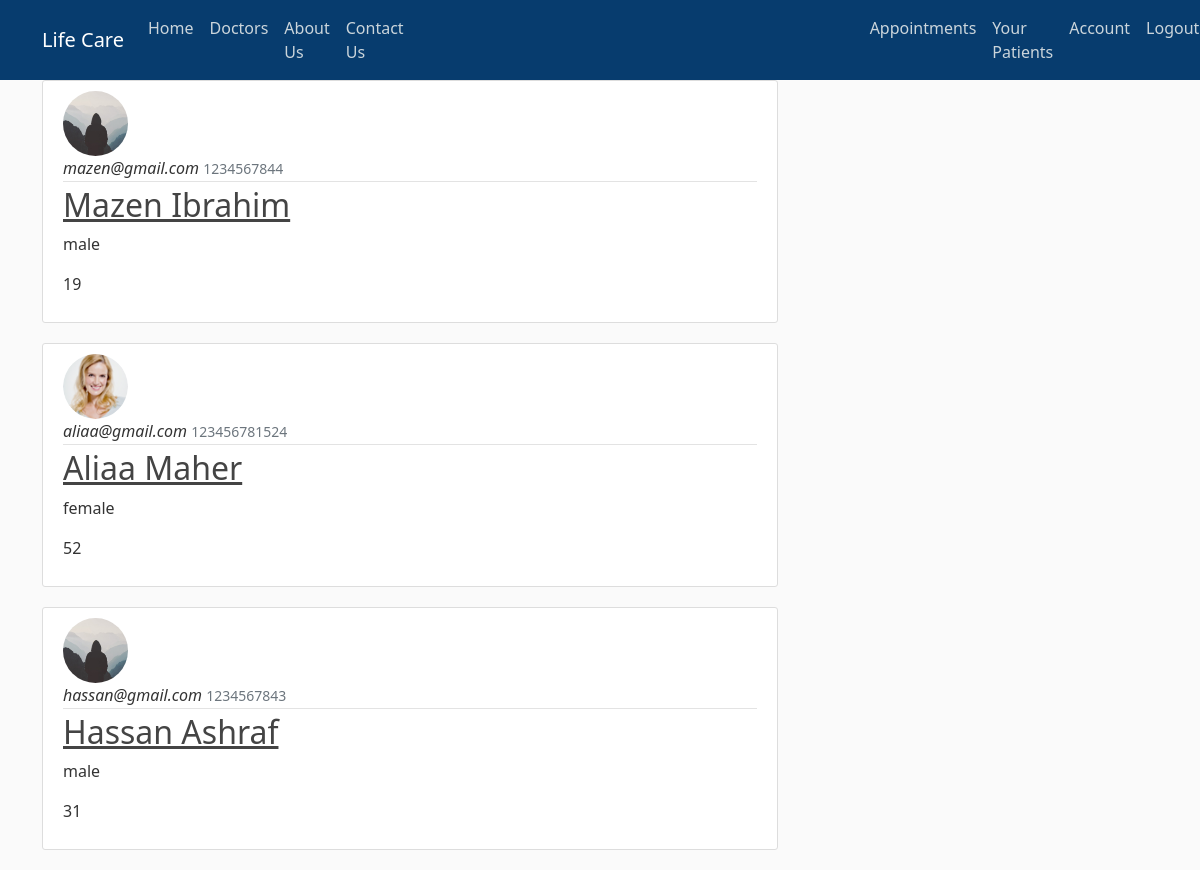
Page /patients (signed in) on the committed database.
### his/models.py (models this page shows, shortened)
class User(db.Model, UserMixin):
    id = db.Column(db.Integer, primary_key=True)
    username = db.Column(db.String(20), unique=True, nullable=False)
    national_id = db.Column(db.Integer, unique=True, nullable=False)
    email = db.Column(db.String(120), unique=True, nullable=False)
    image_file = db.Column(db.String(20), nullable=False, default='default.jpg')
    password = db.Column(db.String(60), nullable=False)
    mobile_number = db.Column(db.String, nullable=False)
    gender = db.Column(db.String(6), nullable=False)
    age = db.Column(db.Integer, nullable=False)
    role = db.Column(db.String(10), nullable=False, default='patient')
    doctor_id = db.Column(db.Integer, db.ForeignKey('user.id'), nullable=True)
    patients = db.relationship('User')
    medical_history = db.Column(db.Text, nullable=True)
    salary = db.Column(db.Text, nullable=True)
    scans = db.relationship('CTScan', backref='patient', lazy=True)

### his/routes.py (the view)
@app.route("/patients")
@login_required
def patients():
    if current_user.role == 'doctor':
        patients = User.query.filter_by(role='patient', doctor_id=current_user.id)
    elif current_user.role == 'admin':
        patients = User.query.filter_by(role='patient')
    return render_template('patients.html', patients=patients)

### his/models.py (called while the page is built)
@login_manager.user_loader
def load_user(user_id):
    return User.query.get(int(user_id))

### his/templates/patients.html
{% extends "layout.html" %}
{% block content %}
    {% for patient in patients %}
        <article class="media content-section">
          <img class="rounded-circle article-img" src="{{ url_for('static', filename='profile_pics/' + patient.image_file) }}">
          <div class="media-body">
            <div class="article-metadata">
              <i class="mr-2">{{ patient.email }}</i>
              <small class="text-muted">{{ patient.mobile_number }}</small></br>
            </div>
            <h2><a class="article-title" href="{{ url_for('patient', patient_id=patient.id) }}">{{ patient.username }}</a></h2>
            <p class="article-content">{{ patient.gender }}</p>
            <p class="article-content">{{ patient.age }}</p>
          </div>
        </article>
    {% endfor %}
{% endblock content %}

### his/static/main.css (style rules this page uses)
body { background: #fafafa; color: #333333; margin-top: 5rem; }
h1, h2, h3, h4, h5, h6 { color: #10b8b8; }
.content-section { background: #ffffff; padding: 10px 20px; border: 1px solid #dddddd; border-radius: 3px; margin-bottom: 20px; }
.article-title { color: #444444; }
.article-content { white-space: pre-line; }
.article-img { height: 65px; width: 65px; margin-right: 16px; }
.article-metadata { padding-bottom: 1px; margin-bottom: 4px; border-bottom: 1px solid #e3e3e3 }

### rows in the picture
User: image_file (placeholder picture), email "mazen@gmail.com", mobile_number "1234567844", username "Mazen Ibrahim", gender "male", age "19"
User: image_file (picture), email "aliaa@gmail.com", mobile_number "123456781524", username "Aliaa Maher", gender "female", age "52"
User: image_file (placeholder picture), email "hassan@gmail.com", mobile_number "1234567843", username "Hassan Ashraf", gender "male", age "31"
